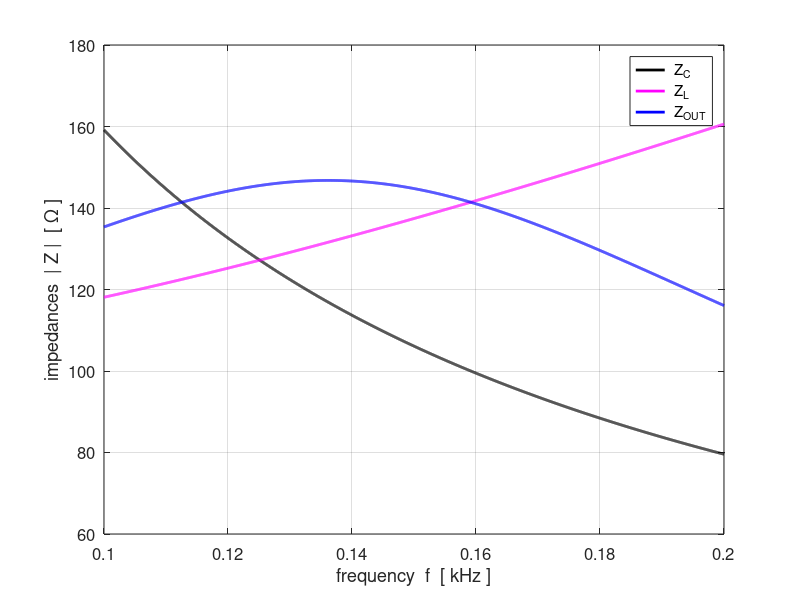

Source code (MATLAB): (Note: this script raises an error after producing the figure.)
% CRLCp1.m

% Modelling a resonance circuit
% Parallel LC voltage divider circuit

% Ian Cooper
% School of Physics, University of Sydney
% email: ian.cooper@sydney.edu.au
% ../mphome.htm
% 171220 


clear all
close all
clc

% ========================================================================
%   INPUTS   default values [ ]
% =======================================================================
% series resistance Z1 [ 1e4 ohms]    
   RS = 1e-1;
% OUTPUT (LOAD) resistance Z2 [1e6 ohms]
   ROUT = 1e6;
% inductance and inductor resistance Z4 [10.3e-3 H  0 ohms]
   L = 100e-3;
   RL = 100;
% capacitance Z2 [10.4e-9 F]
   C = 10e-6;
% input voltage emf [10 V]
   V_IN = 1;
% frequency range [1000 to 30e3 Hz   5000]   
   fMin = 100; fMax = 200;
   N = 5000;
   
   
% =======================================================================  
%   CALCULATIONS
% =======================================================================   
   f = linspace(fMin,fMax, N); 
   w = (2*pi).*f;
   
% impedances
   Z1 = RS;                     % series resistance
   Z2 = ROUT;                   % output or load resistance
   Z3 = -1i ./ (w .*C);         % capacitive impedance (reactance)
   Z4 = RL + 1i .* w .* L;      % inductive impedance (resistance + reactance)

   Z5 = 1./ (1./Z2 + 1./Z3 + 1./Z4);    % parallel combination
   Z6 = Z1 + Z5;                        % total circuit impedance

% currents [A] and voltages [V]
   I1 = V_IN ./ Z6;
   V1 = I1 .* Z1;
   V_OUT = V_IN - V1;
   
   I2 = V_OUT ./ Z2;
   I3 = V_OUT ./ Z3;
   I4 = V_OUT ./ Z4;
     
   I_sum = abs(I1 - I2 - I3 - I4);
   
% phases
   phi_OUT = angle(V_OUT);
   phi_1   = angle(V1);
   
   theta_1 = angle(I1); 
   theta_2 = angle(I2);
   theta_3 = angle(I3);
   theta_4 = angle(I4);
   
% Resonance frequencies and Bandwidth calculations
   f0 = 1/(2*pi*sqrt(L*C));
   G_V = abs(V_OUT ./ V_IN);     % voltage gain   
   Vpeak = max(G_V);             % max voltage gain
   VG3dB = Vpeak/sqrt(2);        % 3 dB points
   k = find(G_V == Vpeak);       % index for peak voltage gain
   f_peak = f(k);                % frequency at peak
   kB = find(G_V > VG3dB);       % indices for 3dB peak
   k1 = min(kB); f1 = f(k1);
   k2 = max(kB); f2 = f(k2);
   df = f2-f1;                   % bandwidth 
   Q = f0 / df;                  % quality factor
   
   P_OUT = V_OUT .* I2;          % power delivered to load
   

% =======================================================================   
% TIME DOMAIN    select source frequency 
% =======================================================================
     fs = f_peak; kk = k;
   % fs = f1; kk = k1;
   % fs = f2; kk = k2;
   
   Ns = 500;
   ws = 2*pi*fs;
   Ts = 1/fs;
   tMin = 0;
   tMax = 3*Ts;
   t = linspace(tMin,tMax,Ns);
   
   emf = real(V_IN .* exp(1j*ws*t));
   v_OUT = real(abs(V_OUT(kk)) .* exp(1j*(ws*t + phi_OUT(kk))));
   v1 = real(abs(V1(kk)) .* exp(1j*(ws*t + phi_1(kk))));
   
   i1 = real(abs(I1(kk)) .* exp(1j*(ws*t + theta_1(kk))));
   i2 = real(abs(I2(kk)) .* exp(1j*(ws*t + theta_2(kk))));
   i3 = real(abs(I3(kk)) .* exp(1j*(ws*t + theta_3(kk))));
   i4 = real(abs(I4(kk)) .* exp(1j*(ws*t + theta_4(kk))));
   
   
% =======================================================================
%  OUTPUTS IN COMMAND WINDOW
% =======================================================================
  fprintf('theoretical resonance frequency f0 = %3.0f Hz \n',f0);
  fprintf('peak frequency f_peak = %3.0f Hz \n',f_peak);
  fprintf('half power frequencies f1 = %3.0f Hz  %3.0f  Hz \n',f1,f2);
  fprintf('bandwidth   df = %3.0f Hz \n',df);
  fprintf('quality factor  Q  =  %3.2f  \n',Q);
  fprintf('current at junction I_sum  =  %3.2f mA  \n',max(1e3*I_sum));


% =======================================================================
%   GRAPHICS
% =======================================================================
   fss = 12;
figure(1)   % impedances -----------------------------------------------
   pos = [0.07 0.05 0.30 0.33];
   set(gcf,'Units','normalized');
   set(gcf,'Position',pos);
   set(gcf,'color','w');

   xP = f./1e3; yP = abs(Z3);        % capacitve reactance
   plot(xP, yP,'k','linewidth',2);   
   hold on
   yP = abs(Z4);                     % inductive impedance
   plot(xP, yP,'m','linewidth',2);   
   yP = abs(Z5);                     % output impedance
   plot(xP, yP,'b','linewidth',2);
   legend(' Z_C',' Z_L',' Z_{OUT}');
   grid on
   xlabel('frequency  f  [ kHz ]')
   ylabel('impedances  | Z |  [ \Omega ]');
  % set(gca,'yLim',[0 2e4]);
   set(gca,'fontsize',fss)
   
figure(2)    % output voltage ------------------------------------------
   pos = [0.05 0.48 0.30 0.33];
   set(gcf,'Units','normalized');
   set(gcf,'Position',pos);
   set(gcf,'color','w');
   
   yyaxis left
   xP = f./1e3; yP = abs(G_V);
   plot(xP,yP,'b','lineWidth',2);
   %set(gca,'yLim',[0 4e4]);
    xlabel('frequency  f  [ kHz ]')
   ylabel('Gain  G_V =  |V_{OUT} /  V_{IN}|');
   ax = gca;
   ax.YAxis(1).Color = 'b';
   set(gca,'fontsize',fss);
   grid on
   
   yyaxis right
   yP = phi_OUT./pi;
   plot(xP,yP,'r','lineWidth',2);
   %set(gca,'yLim',[0 4e4]);
   ax.YAxis(2).Color = 'r';
   set(gca,'yTick',-0.5:0.25:0.5);
   set(gca,'fontsize',fss);
   ylabel('phase   \phi_{OUT}    [ rad / \pi ]');
   
figure(3)   % current source -------------------------------------------
   pos = [0.38 0.05 0.30 0.33];
   set(gcf,'Units','normalized');
   set(gcf,'Position',pos);
   set(gcf,'color','w');

   yyaxis left
   xP = f./1e3; yP = 1e3.*abs(I1);
   plot(xP,yP,'b','lineWidth',2);
   ax = gca;
   ax.YAxis(1).Color = 'b';
   set(gca,'fontsize',14);
   ylabel('source current  I_S  [mA]');
   
   xlabel('frequency  f  [ kHz ]')
   grid on
   
   yyaxis right
   yP = theta_1./pi;
   plot(xP,yP,'r','lineWidth',2);
   %set(gca,'yLim',[0 4e4]);
   ax.YAxis(2).Color = 'r';
   set(gca,'yTick',-0.5:0.25:0.5);
   set(gca,'fontsize',fss);
   ylabel('phase   \theta_{S}    [ rad / \pi ]');
  
figure(4)   % current phases -------------------------------------------
   pos = [0.38 0.48 0.30 0.33];
   set(gcf,'Units','normalized');
   set(gcf,'Position',pos);
   set(gcf,'color','w');

   xP = f./1e3; yP = theta_3 ./ pi;        
   plot(xP, yP,'k','linewidth',2);   
   hold on
   yP = theta_4 ./ pi;
   plot(xP, yP,'m','linewidth',2);  
   legend(' I_C',' I_L');
   grid on
   xlabel('frequency  f  [ kHz ]')
   ylabel('current phase    [ rad / \pi ]');
   set(gca,'fontsize',fss)   

figure(5)   % current parallel combination ------------------------------
   pos = [0.69 0.05 0.30 0.33];
   set(gcf,'Units','normalized');
   set(gcf,'Position',pos);
   set(gcf,'color','w');

   xP = f./1e3; yP = 1e3.*abs(I3);        
   plot(xP, yP,'k','linewidth',2);   
   hold on
   yP = 1e3.*abs(I4);
   plot(xP, yP,'m','linewidth',2);  
   legend(' I_C',' I_L');
   grid on
   xlabel('frequency  f  [ kHz ]')
   ylabel('current magnitude [ mA ]');
   set(gca,'fontsize',fss)
   
figure(6)   % power -----------------------------------------------------
   pos = [0.69 0.48 0.30 0.33];
   set(gcf,'Units','normalized');
   set(gcf,'Position',pos);
   set(gcf,'color','w');

   xP = f./1e3; yP = 1e3.*abs(P_OUT);        
   plot(xP, yP,'b','linewidth',2);   
      grid on
   xlabel('frequency  f  [ kHz ]')
   ylabel('P_{OUT}   [ mW ]');
   set(gca,'fontsize',fss)   
   
figure (7)   % voltages: time domain -------------------------------------
   pos = [0.2 0.5 0.30 0.33];
   set(gcf,'Units','normalized');
   set(gcf,'Position',pos);
   set(gcf,'color','w');

   xP = t; yP = emf;        
   plot(xP, yP,'b','linewidth',2);   
   hold on
   yP = v_OUT;
   plot(xP, yP,'r','linewidth',2); 
   yP = v1;
   plot(xP, yP,'k','linewidth',2); 
   set(gca,'xLIm',[0 tMax]);
   
   legend(' emf',' v_{OUT}', ' v_1');
   grid on
   xlabel('time [ s ]')
   ylabel('voltages  V  [ V ]');
   
   tm1 = 'f  =  ';
   tm2 = num2str(fs, '%3.0f \n');
   tm3 = '  Hz';
   tm = [tm1 tm2 tm3];
   h_text = text(1e-5,8,tm);
   set(h_text,'fontsize',fss);
   
   set(gca,'fontsize',fss)      

   
   figure (8)   % currrents: time domain ---------------------------------
   pos = [0.6 0.5 0.30 0.33];
   set(gcf,'Units','normalized');
   set(gcf,'Position',pos);
   set(gcf,'color','w');

   i2Max = max(i2).*1e3;
   mt1 = 'i_{OUTmax}  =  ';
   mt2 = num2str(i2Max,'%3.3f \n');
   mt3 = '  mA';
   mt = [mt1 mt2 mt3];
   
   xP = t; yP = 1e3.*i1;        
   plot(xP, yP,'b','linewidth',2);   
   hold on
   yP = 1e3.*i2;
   plot(xP, yP,'r','linewidth',2); 
   yP = 1e3.*i3;
   plot(xP, yP,'k','linewidth',2);
   yP = 1e3.*i4;
   plot(xP, yP,'m','linewidth',2);
   set(gca,'xLIm',[0 tMax]);
   legend(' i_S',' i_{OUT}', ' i_C',' i_L');
   grid on
   xlabel('time [ s ]')
   ylabel('currents   I  [ mA ]');
   title(mt,'fontweight','normal');
   
   tm1 = 'f  =  ';
   tm2 = num2str(fs, '%3.0f \n');
   tm3 = '  Hz';
   tm = [tm1 tm2 tm3];
   h_text = text(1e-5,8,tm);
   set(h_text,'fontsize',fss);
   set(gca,'yLim',[-10 10]);
   set(gca,'fontsize',fss)  
